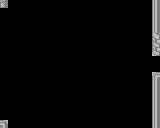

Below is a game level as drawn by its tile map, then a one-line description and the .tmx file that defines it, in full:
An orthogonal 20x16 tile map with 8x8 px tiles, 3 tile layers (Background, Collison, Overlap).

<map version="1.0" orientation="orthogonal" renderorder="right-down" width="20" height="16" tilewidth="8" tileheight="8" nextobjectid="1">
 <tileset firstgid="1" name="char_sheet" tilewidth="8" tileheight="8" tilecount="1024">
  <image source="char_sheet.png" width="256" height="256" />
 </tileset>
 <layer name="Background" width="20" height="16">
  <data encoding="csv">
0,0,0,0,0,0,0,0,0,0,0,0,0,0,0,0,0,0,0,0,
0,0,0,0,0,0,0,0,0,0,0,0,0,0,0,0,0,0,0,0,
0,0,0,0,0,0,0,0,0,0,0,0,0,0,0,0,0,0,0,0,
0,0,0,0,0,0,0,0,0,0,0,0,0,0,0,0,0,0,0,0,
0,0,0,0,0,0,0,0,0,0,0,0,0,0,0,0,0,0,0,0,
0,0,0,0,0,0,0,0,0,0,0,0,0,0,0,0,0,0,0,0,
0,0,0,0,0,0,0,0,0,0,0,0,0,0,0,0,0,0,0,0,
0,0,0,0,0,0,0,0,0,0,0,0,0,0,0,0,0,0,0,0,
0,0,0,0,0,0,0,0,0,0,0,0,0,0,0,0,0,0,0,0,
0,0,0,0,0,0,0,0,0,0,0,0,0,0,0,0,0,0,0,0,
0,0,0,0,0,0,0,0,0,0,0,0,0,0,0,0,0,0,0,0,
0,0,0,0,0,0,0,0,0,0,0,0,0,0,0,0,0,0,0,0,
0,0,0,0,0,0,0,0,0,0,0,0,0,0,0,0,0,0,0,0,
0,0,0,0,0,0,0,0,0,0,0,0,0,0,0,0,0,0,0,0,
0,0,0,0,0,0,0,0,0,0,0,0,0,0,0,0,0,0,0,0,
0,0,0,0,0,0,0,0,0,0,0,0,0,0,0,0,0,0,0,0
</data>
 </layer>
 <layer name="Collison" width="20" height="16">
  <data encoding="csv">
96,0,0,0,0,0,0,0,0,0,0,0,0,0,0,0,0,0,0,62,
0,0,0,0,0,0,0,0,0,0,0,0,0,0,0,0,0,0,0,62,
0,0,0,0,0,0,0,0,0,0,0,0,0,0,0,0,0,0,0,62,
0,0,0,0,0,0,0,0,0,0,0,0,0,0,0,0,0,0,0,62,
0,0,0,0,0,0,0,0,0,0,0,0,0,0,0,0,0,0,0,94,
0,0,0,0,0,0,0,0,0,0,0,0,0,0,0,0,0,0,0,126,
0,0,0,0,0,0,0,0,0,0,0,0,0,0,0,0,0,0,0,158,
0,0,0,0,0,0,0,0,0,0,0,0,0,0,0,0,0,0,0,0,
0,0,0,0,0,0,0,0,0,0,0,0,0,0,0,0,0,0,0,0,
0,0,0,0,0,0,0,0,0,0,0,0,0,0,0,0,0,0,0,30,
0,0,0,0,0,0,0,0,0,0,0,0,0,0,0,0,0,0,0,62,
0,0,0,0,0,0,0,0,0,0,0,0,0,0,0,0,0,0,0,62,
0,0,0,0,0,0,0,0,0,0,0,0,0,0,0,0,0,0,0,62,
0,0,0,0,0,0,0,0,0,0,0,0,0,0,0,0,0,0,0,62,
0,0,0,0,0,0,0,0,0,0,0,0,0,0,0,0,0,0,0,62,
32,0,0,0,0,0,0,0,0,0,0,0,0,0,0,0,0,0,0,62
</data>
 </layer>
 <layer name="Overlap" width="20" height="16">
  <data encoding="csv">
0,0,0,0,0,0,0,0,0,0,0,0,0,0,0,0,0,0,0,0,
0,0,0,0,0,0,0,0,0,0,0,0,0,0,0,0,0,0,0,0,
0,0,0,0,0,0,0,0,0,0,0,0,0,0,0,0,0,0,0,0,
0,0,0,0,0,0,0,0,0,0,0,0,0,0,0,0,0,0,0,0,
0,0,0,0,0,0,0,0,0,0,0,0,0,0,0,0,0,0,0,0,
0,0,0,0,0,0,0,0,0,0,0,0,0,0,0,0,0,0,0,0,
0,0,0,0,0,0,0,0,0,0,0,0,0,0,0,0,0,0,0,0,
0,0,0,0,0,0,0,0,0,0,0,0,0,0,0,0,0,0,0,0,
0,0,0,0,0,0,0,0,0,0,0,0,0,0,0,0,0,0,0,0,
0,0,0,0,0,0,0,0,0,0,0,0,0,0,0,0,0,0,0,0,
0,0,0,0,0,0,0,0,0,0,0,0,0,0,0,0,0,0,0,0,
0,0,0,0,0,0,0,0,0,0,0,0,0,0,0,0,0,0,0,0,
0,0,0,0,0,0,0,0,0,0,0,0,0,0,0,0,0,0,0,0,
0,0,0,0,0,0,0,0,0,0,0,0,0,0,0,0,0,0,0,0,
0,0,0,0,0,0,0,0,0,0,0,0,0,0,0,0,0,0,0,0,
0,0,0,0,0,0,0,0,0,0,0,0,0,0,0,0,0,0,0,0
</data>
 </layer>
</map>
